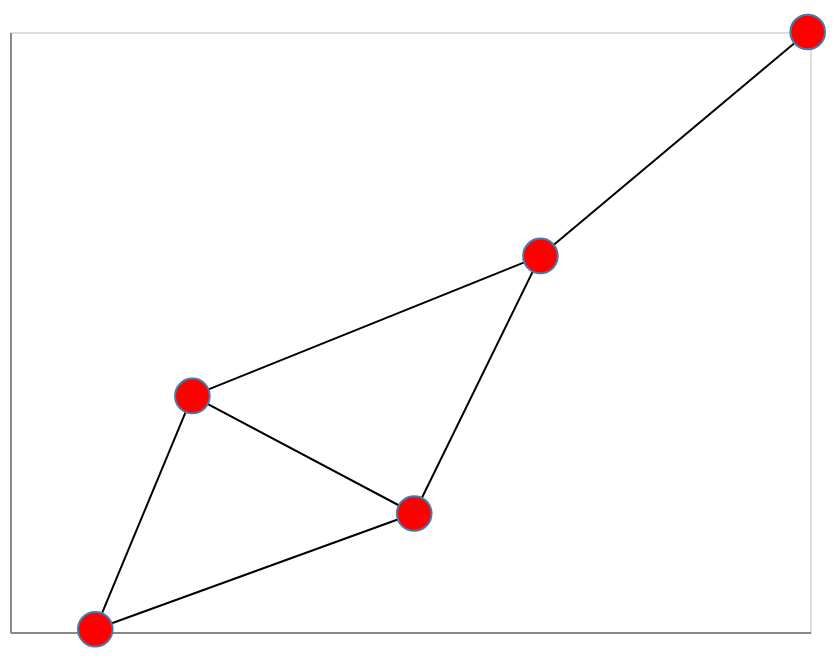

Notebook source saved alongside this figure:
### Markdown cell above
### Create a network from scratch

You can also create a graph by manually adding nodes and edges with the respective methods `add_edge` and `add_node`:

### Code cell
G = nx.Graph()

G.add_node("Ada")
G.add_node("Bob")
G.add_node("Cai")
G.add_node("Don")
G.add_node("Eva")

G.add_edge("Ada", "Bob")
G.add_edge("Ada", "Cai")
G.add_edge("Ada", "Eva")
G.add_edge("Bob", "Cai")
G.add_edge("Bob", "Don")
G.add_edge("Cai", "Don")

nxa.draw_networkx(G)

### Figure 1 — Vega-Lite specification as saved in the notebook (floating-point values rounded to 4 significant figures)
{"config": {"view": {"continuousWidth": 400, "continuousHeight": 300}}, "layer": [{"data": {"name": "data-97a99172b53b48d1461252da736a4b71"}, "mark": {"type": "line", "color": "black", "opacity": 1, "strokeWidth": 1}, "encoding": {"detail": {"type": "quantitative", "field": "edge"}, "x": {"type": "quantitative", "axis": {"grid": false, "labels": false, "ticks": false, "title": ""}, "field": "x"}, "y": {"type": "quantitative", "axis": {"grid": false, "labels": false, "ticks": false, "title": ""}, "field": "y"}}}, {"data": {"name": "data-66946cc77a5122453b10718ac17c7d07"}, "mark": {"type": "point", "fill": "red", "opacity": 1, "size": 300, "strokeWidth": 1.0}, "encoding": {"x": {"type": "quantitative", "axis": {"grid": false, "labels": false, "ticks": false}, "field": "x"}, "y": {"type": "quantitative", "axis": {"grid": false, "labels": false, "ticks": false}, "field": "y"}}}], "$schema": "https://vega.github.io/schema/vega-lite/v4.8.1.json", "datasets": {"data-97a99172b53b48d1461252da736a4b71": [{"pair": ["Ada", "Bob"], "target": "Bob", "x": 0.2608, "edge": 0, "source": "Ada", "y": 0.3282}, {"pair": ["Ada", "Bob"], "target": "Bob", "x": -0.4353, "edge": 0, "source": "Ada", "y": -0.09183}, {"pair": ["Ada", "Cai"], "target": "Cai", "x": 0.2608, "edge": 1, "source": "Ada", "y": 0.3282}, {"pair": ["Ada", "Cai"], "target": "Cai", "x": 0.008459, "edge": 1, "source": "Ada", "y": -0.4445}, {"pair": ["Ada", "Eva"], "target": "Eva", "x": 0.2608, "edge": 2, "source": "Ada", "y": 0.3282}, {"pair": ["Ada", "Eva"], "target": "Eva", "x": 0.7954, "edge": 2, "source": "Ada", "y": 1.0}, {"pair": ["Bob", "Cai"], "target": "Cai", "x": -0.4353, "edge": 3, "source": "Bob", "y": -0.09183}, {"pair": ["Bob", "Cai"], "target": "Cai", "x": 0.008459, "edge": 3, "source": "Bob", "y": -0.4445}, {"pair": ["Bob", "Don"], "target": "Don", "x": -0.4353, "edge": 4, "source": "Bob", "y": -0.09183}, {"pair": ["Bob", "Don"], "target": "Don", "x": -0.6294, "edge": 4, "source": "Bob", "y": -0.7919}, {"pair": ["Cai", "Don"], "target": "Don", "x": 0.008459, "edge": 5, "source": "Cai", "y": -0.4445}, {"pair": ["Cai", "Don"], "target": "Don", "x": -0.6294, "edge": 5, "source": "Cai", "y": -0.7919}], "data-66946cc77a5122453b10718ac17c7d07": [{"x": 0.2608, "y": 0.3282}, {"x": -0.4353, "y": -0.09183}, {"x": 0.008459, "y": -0.4445}, {"x": -0.6294, "y": -0.7919}, {"x": 0.7954, "y": 1.0}]}}
